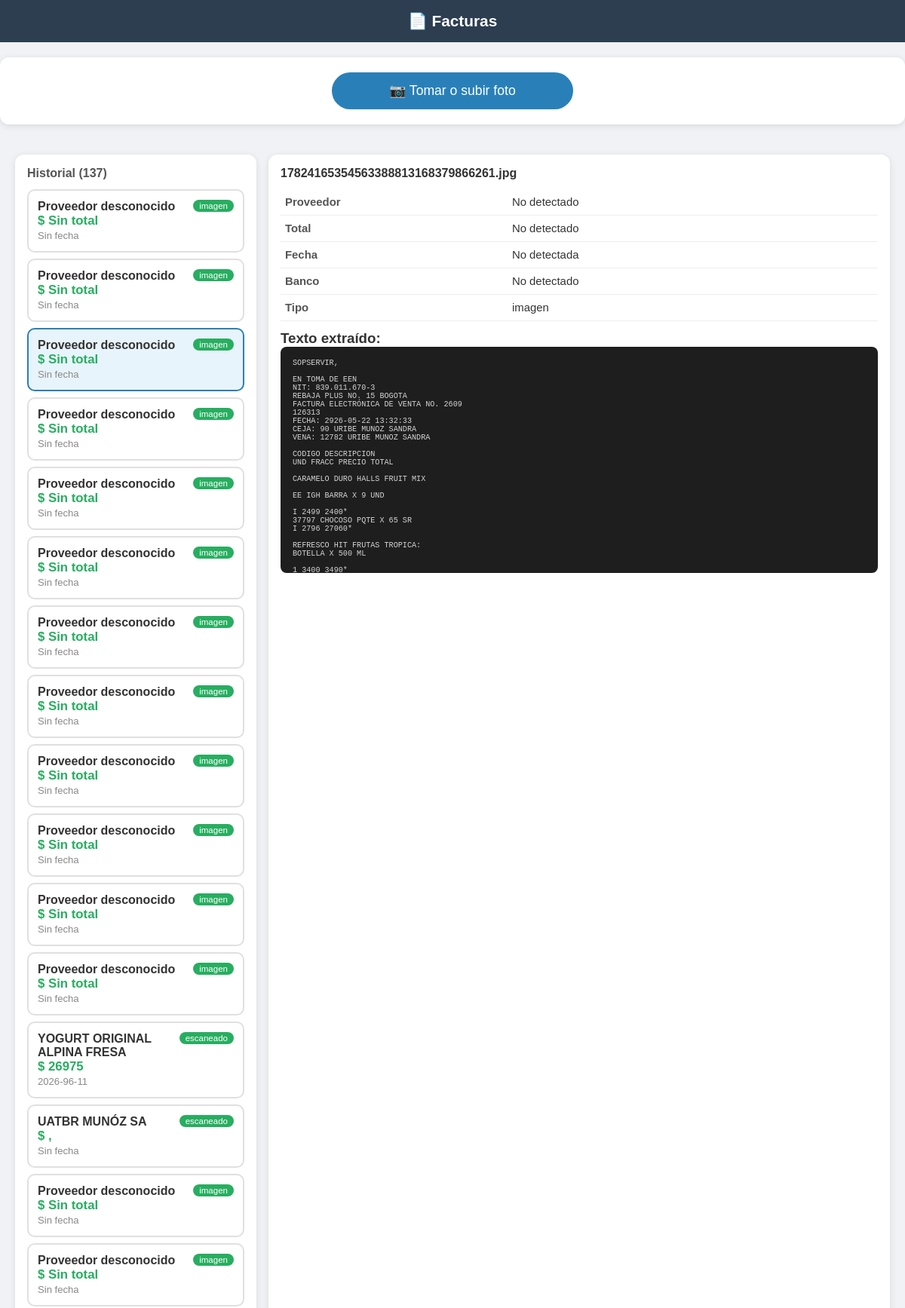
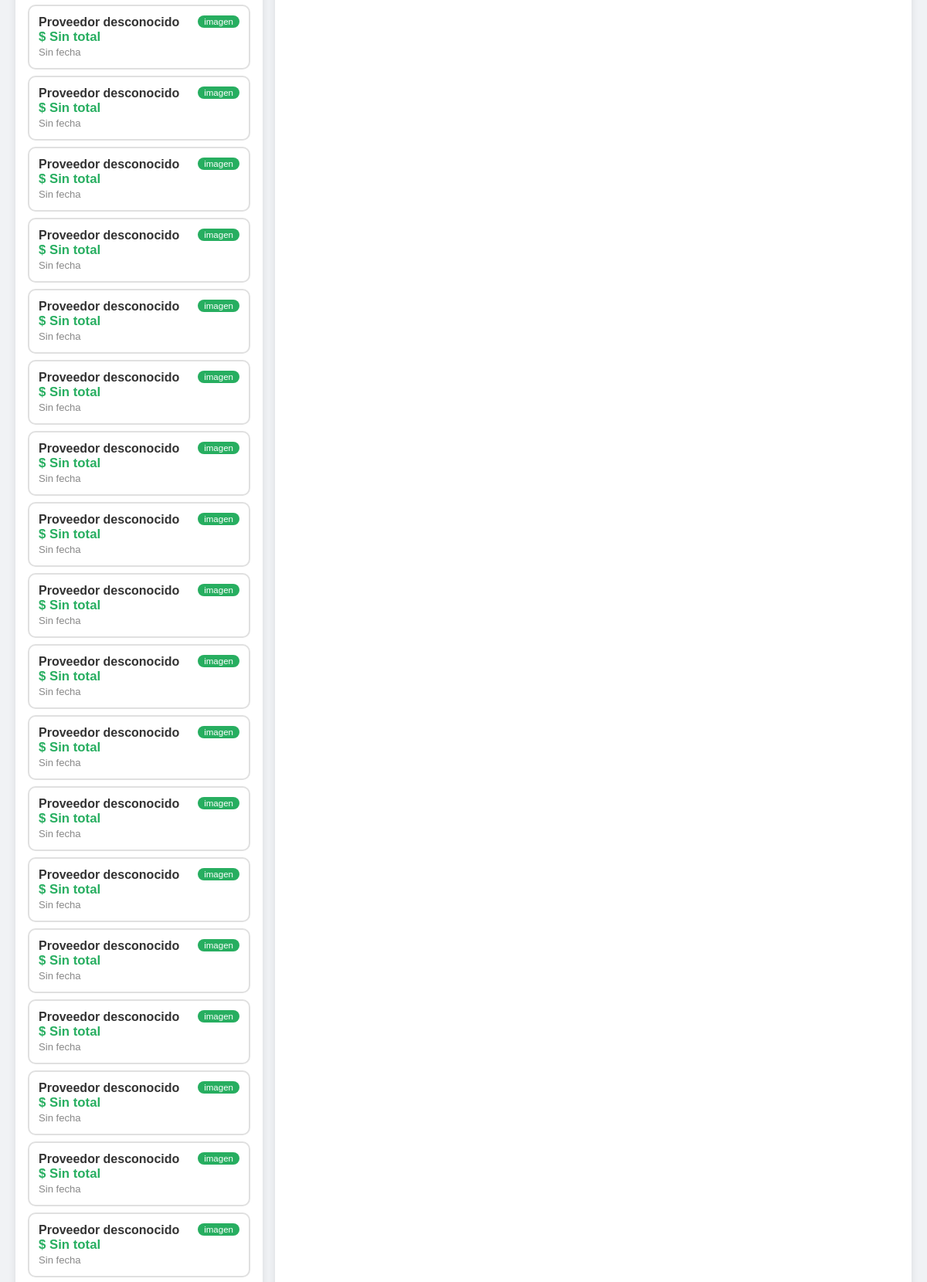
The app's page /factura/135 (upper part) with its own data (2 pictures, top to bottom).
### tables this page shows
CREATE TABLE facturas (
                id INTEGER PRIMARY KEY AUTOINCREMENT,
                nombre_archivo TEXT NOT NULL,
                tipo_pdf TEXT,
                texto_extraido TEXT,
                banco TEXT,
                total TEXT,
                fecha TEXT,
                proveedor TEXT,
                fecha_procesado TIMESTAMP DEFAULT CURRENT_TIMESTAMP
            );

### app.py (the view)
@app.route("/factura/<int:factura_id>")
def detalle_factura(factura_id):
    factura = obtener_por_id(factura_id)
    if not factura:
        return "Factura no encontrada", 404
    return render_template(
        "index.html",
        facturas=obtener_todas(),
        factura_seleccionada=factura
    )

### database/db_manager.py (called while the page is built)
def obtener_todas():
    with sqlite3.connect(DB_PATH) as conn:
        conn.row_factory = sqlite3.Row
        cursor = conn.cursor()
        cursor.execute("SELECT * FROM facturas ORDER BY fecha_procesado DESC")
        return cursor.fetchall() #trae todos los resultados

def obtener_por_id(factura_id):
    with sqlite3.connect(DB_PATH) as conn:
        conn.row_factory = sqlite3.Row
        cursor = conn.cursor()
        cursor.execute("SELECT * FROM facturas WHERE id = ?", (factura_id,))
        return cursor.fetchone() #trae solo una fila

### web/templates/index.html (shortened to what this page needs)
<!DOCTYPE html>
<html lang="es">
<head>
    <link rel="stylesheet" href="{{ url_for('static', filename='css/style.css') }}">
</head>
<body>
<h1>📄 Facturas</h1>
<div class="upload-box">
    <label for="inputArchivo" class="btn-subir">
        📷 Tomar o subir foto
    </label>
</div>
<div class="contenedor">
    <div class="panel-lista">
        <h2>Historial ({{ facturas|length }})</h2>
        {% for f in facturas %}
        <a href="/factura/{{ f['id'] }}" class="tarjeta-factura {% if factura_seleccionada and factura_seleccionada['id'] == f['id'] %}seleccionada{% endif %}">
            <span class="tipo-badge">{{ f['tipo_pdf'] }}</span>
            <strong>{{ f['proveedor'] or 'Proveedor desconocido' }}</strong><br>
            <span class="monto">$ {{ f['total'] or 'Sin total' }}</span><br>
            <span class="fecha-small">{{ f['fecha'] or 'Sin fecha' }}</span>
        </a>
        {% endfor %}
    </div>
    {% if factura_seleccionada %}
    <div class="panel-detalle">
        <h2>{{ factura_seleccionada['nombre_archivo'] }}</h2>
        <table class="tabla-datos">
            <tr><td><strong>Proveedor</strong></td><td>{{ factura_seleccionada['proveedor'] or 'No detectado' }}</td></tr>
            <tr><td><strong>Total</strong></td><td>{{ factura_seleccionada['total'] or 'No detectado' }}</td></tr>
            <tr><td><strong>Fecha</strong></td><td>{{ factura_seleccionada['fecha'] or 'No detectada' }}</td></tr>
            <tr><td><strong>Banco</strong></td><td>{{ factura_seleccionada['banco'] or 'No detectado' }}</td></tr>
            <tr><td><strong>Tipo</strong></td><td>{{ factura_seleccionada['tipo_pdf'] }}</td></tr>
        </table>
        <h3>Texto extraído:</h3>
        <pre class="texto-crudo">{{ factura_seleccionada['texto_extraido'] }}</pre>
    </div>
    {% endif %}
</div>
</body>
</html>

### web/static/css/style.css (style rules this page uses)
* { box-sizing: border-box; margin: 0; padding: 0; }
body { font-family: Arial, sans-serif; background: #f0f2f5; color: #333; }
h1 { text-align: center; padding: 16px; background: #2c3e50; color: white; font-size: 1.3em; }
.upload-box { background: white; margin: 16px; border-radius: 12px; padding: 20px; text-align: center; box-shadow: 0 2px 10px rgba(0,0,0,0.1); }
.btn-subir { display: inline-block; background: #2980b9; color: white; padding: 14px 28px; border-radius: 30px; font-size: 1.1em; cursor: pointer; width: 100%; max-width: 320px; }
.contenedor { padding: 0 16px 24px; display: flex; flex-direction: column; gap: 16px; }
.panel-lista { background: white; border-radius: 12px; padding: 16px; box-shadow: 0 2px 10px rgba(0,0,0,0.1); }
.panel-lista h2 { margin-bottom: 12px; font-size: 1em; color: #555; }
.tarjeta-factura { display: block; padding: 12px; margin: 8px 0; border: 2px solid #e0e0e0; border-radius: 10px; text-decoration: none; color: #333; transition: all 0.2s; position: relative; }
.seleccionada { border-color: #2980b9 !important; background: #e8f4fc !important; }
.tipo-badge { background: #27ae60; color: white; padding: 2px 8px; border-radius: 20px; font-size: 0.72em; float: right; }
.monto { font-weight: bold; color: #27ae60; font-size: 1.05em; }
.fecha-small { font-size: 0.82em; color: #888; }
.panel-detalle { background: white; border-radius: 12px; padding: 16px; box-shadow: 0 2px 10px rgba(0,0,0,0.1); }
.panel-detalle h2 { font-size: 1em; word-break: break-all; margin-bottom: 12px; }
.tabla-datos { width: 100%; border-collapse: collapse; margin: 12px 0; font-size: 0.93em; }
.tabla-datos td { padding: 9px 6px; border-bottom: 1px solid #eee; vertical-align: top; }
.tabla-datos td:first-child { width: 38%; color: #555; }
.texto-crudo { background: #1e1e1e; color: #d4d4d4; padding: 16px; border-radius: 8px; font-size: 0.78em; white-space: pre-wrap; max-height: 300px; overflow-y: auto; }
@media (min-width: 700px) { .contenedor { flex-direction: row; max-width: 1200px; margin: 0 auto; padding: 20px; } }
@media (min-width: 700px) { .panel-lista { width: 320px; height: 80vh; overflow-y: auto; } }
@media (min-width: 700px) { .panel-detalle { flex: 1; height: 80vh; overflow-y: auto; } }
@media (min-width: 700px) { .upload-box { margin: 20px auto; max-width: 1200px; } }

### records on screen
facturas: tipo_pdf "imagen", proveedor "Proveedor desconocido", total "Sin total", fecha "Sin fecha"
facturas: tipo_pdf "imagen", proveedor "Proveedor desconocido", total "Sin total", fecha "Sin fecha"
facturas: tipo_pdf "imagen", proveedor "Proveedor desconocido", total "Sin total", fecha "Sin fecha", nombre_archivo "17824165354563388813168379866261.jpg", proveedor "No detectado", total "No detectado", fecha "No detectada", banco "No detectado", texto_extraido "SOPSERVIR, EN TOMA DE EEN NIT: 839.011.670-3 REBAJA PLUS NO. 15 BOGOTA FACTURA ELECTRÓNICA DE VENTA NO. 2609 126313 FECHA: 2926-05-22 13:32:33 CEJA: 90 URIBE MUNOZ SANDRA VENA: 12782 URIBE MUNOZ SANDRA CODIGO DESCRIPCION UND FRACC PRECIO TOTAL CARAMELO DURO HALLS FRUIT MIX EE IGH BARRA X 9 UND I 2499 2400* 37797 CHOCOSO PQTE X 65 SR I 2796 27060* REFRESCO HIT FRUTAS TROPICA: BOTELLA X 500 ML 1 3400 3490*…"
facturas: tipo_pdf "imagen", proveedor "Proveedor desconocido", total "Sin total", fecha "Sin fecha"
facturas: tipo_pdf "imagen", proveedor "Proveedor desconocido", total "Sin total", fecha "Sin fecha"
facturas: tipo_pdf "imagen", proveedor "Proveedor desconocido", total "Sin total", fecha "Sin fecha"
facturas: tipo_pdf "imagen", proveedor "Proveedor desconocido", total "Sin total", fecha "Sin fecha"
facturas: tipo_pdf "imagen", proveedor "Proveedor desconocido", total "Sin total", fecha "Sin fecha"
facturas: tipo_pdf "imagen", proveedor "Proveedor desconocido", total "Sin total", fecha "Sin fecha"
facturas: tipo_pdf "imagen", proveedor "Proveedor desconocido", total "Sin total", fecha "Sin fecha"
facturas: tipo_pdf "imagen", proveedor "Proveedor desconocido", total "Sin total", fecha "Sin fecha"
facturas: tipo_pdf "imagen", proveedor "Proveedor desconocido", total "Sin total", fecha "Sin fecha"
facturas: tipo_pdf "escaneado", proveedor "YOGURT ORIGINAL ALPINA FRESA", total "26975", fecha "2026-96-11"
facturas: tipo_pdf "escaneado", proveedor "UATBR MUNÓZ SA", total ",", fecha "Sin fecha"
facturas: tipo_pdf "imagen", proveedor "Proveedor desconocido", total "Sin total", fecha "Sin fecha"
facturas: tipo_pdf "imagen", proveedor "Proveedor desconocido", total "Sin total", fecha "Sin fecha"
facturas: tipo_pdf "imagen", proveedor "Proveedor desconocido", total "Sin total", fecha "Sin fecha"
facturas: tipo_pdf "imagen", proveedor "Proveedor desconocido", total "Sin total", fecha "Sin fecha"
facturas: tipo_pdf "imagen", proveedor "Proveedor desconocido", total "Sin total", fecha "Sin fecha"
facturas: tipo_pdf "imagen", proveedor "Proveedor desconocido", total "Sin total", fecha "Sin fecha"
facturas: tipo_pdf "imagen", proveedor "Proveedor desconocido", total "Sin total", fecha "Sin fecha"
facturas: tipo_pdf "imagen", proveedor "Proveedor desconocido", total "Sin total", fecha "Sin fecha"
facturas: tipo_pdf "imagen", proveedor "Proveedor desconocido", total "Sin total", fecha "Sin fecha"
facturas: tipo_pdf "imagen", proveedor "Proveedor desconocido", total "Sin total", fecha "Sin fecha"
facturas: tipo_pdf "imagen", proveedor "Proveedor desconocido", total "Sin total", fecha "Sin fecha"
facturas: tipo_pdf "imagen", proveedor "Proveedor desconocido", total "Sin total", fecha "Sin fecha"
facturas: tipo_pdf "imagen", proveedor "Proveedor desconocido", total "Sin total", fecha "Sin fecha"
facturas: tipo_pdf "imagen", proveedor "Proveedor desconocido", total "Sin total", fecha "Sin fecha"
facturas: tipo_pdf "imagen", proveedor "Proveedor desconocido", total "Sin total", fecha "Sin fecha"
facturas: tipo_pdf "imagen", proveedor "Proveedor desconocido", total "Sin total", fecha "Sin fecha"
facturas: tipo_pdf "imagen", proveedor "Proveedor desconocido", total "Sin total", fecha "Sin fecha"
facturas: tipo_pdf "imagen", proveedor "Proveedor desconocido", total "Sin total", fecha "Sin fecha"
facturas: tipo_pdf "imagen", proveedor "Proveedor desconocido", total "Sin total", fecha "Sin fecha"
facturas: tipo_pdf "imagen", proveedor "Proveedor desconocido", total "Sin total", fecha "Sin fecha"

### other values on screen
{{ facturas|length }} "137"
